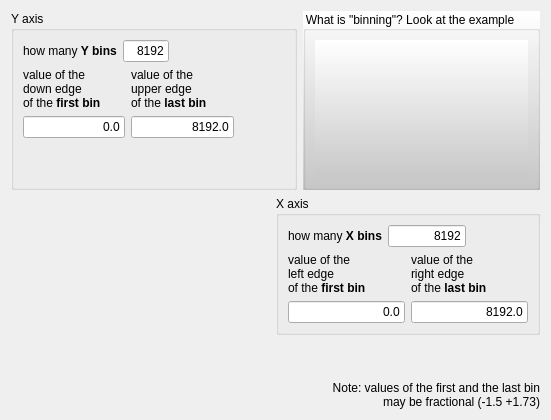
  <widget class="QWizardPage" name="wizardPage_2D_binning">
   <property name="title">
    <string>Binning 2D</string>
   </property>
   <property name="subTitle">
    <string>Specify the binning of your matrix</string>
   </property>
   <attribute name="pageId">
    <string notr="true">30</string>
   </attribute>
   <layout class="QVBoxLayout" name="verticalLayout_10">
    <item>
     <layout class="QHBoxLayout" name="horizontalLayout_22">
      <item>
       <layout class="QHBoxLayout" name="horizontalLayout_20">
        <item>
         <widget class="QGroupBox" name="groupBox_3">
          <property name="title">
           <string>Y axis</string>
          </property>
          <layout class="QVBoxLayout" name="verticalLayout_9" stretch="1,2,2">
           <item>
            <layout class="QHBoxLayout" name="horizontalLayout_8" stretch="3,2,5">
             <item>
              <widget class="QLabel" name="textLabel1_3_3">
               <property name="text">
                <string>&lt;html&gt;&lt;head/&gt;&lt;body&gt;&lt;p&gt;how many &lt;span style=&quot; font-weight:600;&quot;&gt;Y bins&lt;/span&gt;&lt;/p&gt;&lt;/body&gt;&lt;/html&gt;</string>
               </property>
               <property name="wordWrap">
                <bool>false</bool>
               </property>
              </widget>
             </item>
             <item>
              <widget class="QLineEdit" name="lineEdit_bins_y">
               <property name="enabled">
                <bool>true</bool>
               </property>
               <property name="text">
                <string>8192</string>
               </property>
               <property name="maxLength">
                <number>8</number>
               </property>
               <property name="alignment">
                <set>Qt::AlignRight</set>
               </property>
              </widget>
             </item>
             <item>
              <spacer name="horizontalSpacer_5">
               <property name="orientation">
                <enum>Qt::Horizontal</enum>
               </property>
               <property name="sizeHint" stdset="0">
                <size>
                 <width>40</width>
                 <height>20</height>
                </size>
               </property>
              </spacer>
             </item>
            </layout>
           </item>
           <item>
            <layout class="QHBoxLayout" name="horizontalLayout_10" stretch="2,2,1">
             <item>
              <layout class="QVBoxLayout" name="verticalLayout_8">
               <item>
                <widget class="QLabel" name="textLabel1_2_3_2">
                 <property name="text">
                  <string>&lt;html&gt;&lt;head/&gt;&lt;body&gt;&lt;p&gt;value of the&lt;br/&gt;down edge &lt;br/&gt;of the &lt;span style=&quot; font-weight:600;&quot;&gt;first bin&lt;/span&gt;&lt;/p&gt;&lt;/body&gt;&lt;/html&gt;</string>
                 </property>
                 <property name="alignment">
                  <set>Qt::AlignVCenter</set>
                 </property>
                 <property name="wordWrap">
                  <bool>false</bool>
                 </property>
                </widget>
               </item>
               <item>
                <widget class="QLineEdit" name="lineEdit_first_bin_y">
                 <property name="text">
                  <string>0.0</string>
                 </property>
                 <property name="maxLength">
                  <number>8</number>
                 </property>
                 <property name="alignment">
                  <set>Qt::AlignRight</set>
                 </property>
                </widget>
               </item>
              </layout>
             </item>
             <item>
              <layout class="QVBoxLayout" name="_13">
               <item>
                <widget class="QLabel" name="textLabel1_2_2_2_2">
                 <property name="text">
                  <string>&lt;html&gt;&lt;head/&gt;&lt;body&gt;&lt;p&gt;value of the &lt;br/&gt;upper edge &lt;br/&gt;of the &lt;span style=&quot; font-weight:600;&quot;&gt;last bin&lt;/span&gt;&lt;/p&gt;&lt;/body&gt;&lt;/html&gt;</string>
                 </property>
                 <property name="alignment">
                  <set>Qt::AlignVCenter</set>
                 </property>
                 <property name="wordWrap">
                  <bool>false</bool>
                 </property>
                </widget>
               </item>
               <item>
                <widget class="QLineEdit" name="lineEdit_last_bin_y">
                 <property name="text">
                  <string>8192.0</string>
                 </property>
                 <property name="alignment">
                  <set>Qt::AlignRight</set>
                 </property>
                </widget>
               </item>
              </layout>
             </item>
             <item>
              <spacer name="horizontalSpacer_6">
               <property name="orientation">
                <enum>Qt::Horizontal</enum>
               </property>
               <property name="sizeHint" stdset="0">
                <size>
                 <width>40</width>
                 <height>20</height>
                </size>
               </property>
              </spacer>
             </item>
            </layout>
           </item>
           <item>
            <spacer name="verticalSpacer_5">
             <property name="orientation">
              <enum>Qt::Vertical</enum>
             </property>
             <property name="sizeHint" stdset="0">
              <size>
               <width>20</width>
               <height>40</height>
              </size>
             </property>
            </spacer>
           </item>
          </layout>
         </widget>
        </item>
       </layout>
      </item>
      <item>
       <widget class="QGroupBox" name="groupBox_2">
        <property name="styleSheet">
         <string notr="true">background-color: qlineargradient(spread:pad, x1:0, y1:1, x2:0, y2:0, stop:0 rgba(200, 200,200, 255), stop:1 rgba(255, 255, 255, 255));</string>
        </property>
        <property name="title">
         <string>What is &quot;binning&quot;? Look at the example</string>
        </property>
        <property name="flat">
         <bool>false</bool>
        </property>
        <layout class="QHBoxLayout" name="horizontalLayout_9">
         <item>
          <widget class="QLabel" name="pixmapLabel1_2">
           <property name="sizePolicy">
            <sizepolicy hsizetype="Fixed" vsizetype="Fixed">
             <horstretch>0</horstretch>
             <verstretch>0</verstretch>
            </sizepolicy>
           </property>
           <property name="maximumSize">
            <size>
             <width>250</width>
             <height>200</height>
            </size>
           </property>
           <property name="pixmap">
            <pixmap resource="greware_icons.qrc">:/images/images/2d_binning.png</pixmap>
           </property>
           <property name="scaledContents">
            <bool>true</bool>
           </property>
           <property name="alignment">
            <set>Qt::AlignCenter</set>
           </property>
           <property name="wordWrap">
            <bool>false</bool>
           </property>
           <property name="margin">
            <number>10</number>
           </property>
          </widget>
         </item>
        </layout>
       </widget>
      </item>
     </layout>
    </item>
    <item>
     <layout class="QHBoxLayout" name="horizontalLayout_21" stretch="3,3">
      <item>
       <spacer name="horizontalSpacer_7">
        <property name="orientation">
         <enum>Qt::Horizontal</enum>
        </property>
        <property name="sizeHint" stdset="0">
         <size>
          <width>40</width>
          <height>20</height>
         </size>
        </property>
       </spacer>
      </item>
      <item>
       <widget class="QGroupBox" name="groupBox_Xaxis">
        <property name="title">
         <string>X axis</string>
        </property>
        <property name="flat">
         <bool>false</bool>
        </property>
        <layout class="QVBoxLayout" name="verticalLayout_7">
         <item>
          <layout class="QHBoxLayout" name="horizontalLayout_7" stretch="3,5,4">
           <item>
            <widget class="QLabel" name="textLabel1_3">
             <property name="text">
              <string>&lt;html&gt;&lt;head/&gt;&lt;body&gt;&lt;p&gt;how many &lt;span style=&quot; font-weight:600;&quot;&gt;X bins&lt;/span&gt;&lt;/p&gt;&lt;/body&gt;&lt;/html&gt;</string>
             </property>
             <property name="alignment">
              <set>Qt::AlignJustify|Qt::AlignVCenter</set>
             </property>
             <property name="wordWrap">
              <bool>false</bool>
             </property>
            </widget>
           </item>
           <item>
            <widget class="QLineEdit" name="lineEdit_bins_x2">
             <property name="text">
              <string>8192</string>
             </property>
             <property name="maxLength">
              <number>8</number>
             </property>
             <property name="alignment">
              <set>Qt::AlignRight</set>
             </property>
            </widget>
           </item>
           <item>
            <spacer name="horizontalSpacer_4">
             <property name="orientation">
              <enum>Qt::Horizontal</enum>
             </property>
             <property name="sizeHint" stdset="0">
              <size>
               <width>40</width>
               <height>20</height>
              </size>
             </property>
            </spacer>
           </item>
          </layout>
         </item>
         <item>
          <layout class="QHBoxLayout" name="horizontalLayout_6" stretch="0,0">
           <item>
            <layout class="QVBoxLayout" name="verticalLayout_6">
             <item>
              <widget class="QLabel" name="textLabel1_2_3">
               <property name="text">
                <string>&lt;html&gt;&lt;head/&gt;&lt;body&gt;&lt;p&gt;value of the&lt;br/&gt;left edge &lt;br/&gt;of the &lt;span style=&quot; font-weight:600;&quot;&gt;first bin&lt;/span&gt;&lt;/p&gt;&lt;/body&gt;&lt;/html&gt;</string>
               </property>
               <property name="alignment">
                <set>Qt::AlignVCenter</set>
               </property>
               <property name="wordWrap">
                <bool>false</bool>
               </property>
              </widget>
             </item>
             <item>
              <widget class="QLineEdit" name="lineEdit_first_bin_x2">
               <property name="text">
                <string>0.0</string>
               </property>
               <property name="maxLength">
                <number>8</number>
               </property>
               <property name="alignment">
                <set>Qt::AlignRight</set>
               </property>
              </widget>
             </item>
            </layout>
           </item>
           <item>
            <layout class="QVBoxLayout" name="_9">
             <item>
              <widget class="QLabel" name="textLabel1_2_2_2">
               <property name="text">
                <string>&lt;html&gt;&lt;head/&gt;&lt;body&gt;&lt;p&gt;value of the&lt;br/&gt;right edge &lt;br/&gt;of the &lt;span style=&quot; font-weight:600;&quot;&gt;last bin&lt;/span&gt;&lt;/p&gt;&lt;/body&gt;&lt;/html&gt;</string>
               </property>
               <property name="alignment">
                <set>Qt::AlignVCenter</set>
               </property>
               <property name="wordWrap">
                <bool>false</bool>
               </property>
              </widget>
             </item>
             <item>
              <widget class="QLineEdit" name="lineEdit_last_bin_x2">
               <property name="text">
                <string>8192.0</string>
               </property>
               <property name="alignment">
                <set>Qt::AlignRight</set>
               </property>
              </widget>
             </item>
            </layout>
           </item>
          </layout>
         </item>
        </layout>
       </widget>
      </item>
     </layout>
    </item>
    <item>
     <spacer name="verticalSpacer_4">
      <property name="orientation">
       <enum>Qt::Vertical</enum>
      </property>
      <property name="sizeHint" stdset="0">
       <size>
        <width>20</width>
        <height>40</height>
       </size>
      </property>
     </spacer>
    </item>
    <item>
     <widget class="QLabel" name="textLabel1_6_3">
      <property name="text">
       <string>&lt;html&gt;&lt;head/&gt;&lt;body&gt;&lt;p align=&quot;right&quot;&gt;Note: values of the first and the last bin &lt;br/&gt;may be fractional (-1.5 +1.73)&lt;/p&gt;&lt;/body&gt;&lt;/html&gt;</string>
      </property>
      <property name="wordWrap">
       <bool>false</bool>
      </property>
     </widget>
    </item>
   </layout>
  </widget>
